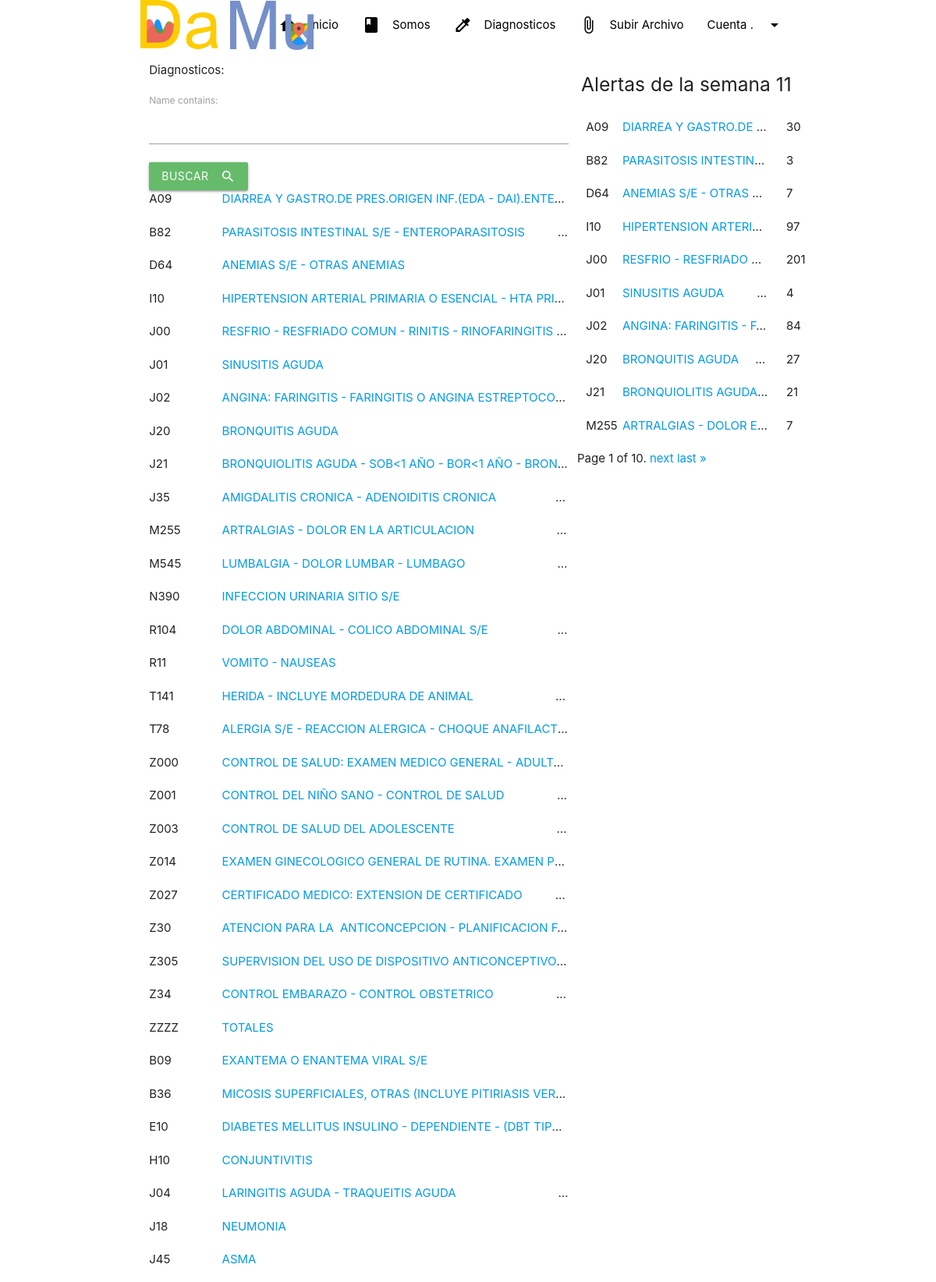
Screenshot of /diagnostics/ (signed in, upper part) with the database file from the repository.
### dataMun/models.py (models this page shows, shortened)
class Diagnostic(models.Model):
    code = models.CharField(max_length=100)
    name = models.CharField(max_length=100)

class Week(models.Model):
    week = models.IntegerField()
    year = models.IntegerField()
    spread_sheet = models.ForeignKey(SpreadSheet,on_delete=models.CASCADE,blank=True, null=True)
    creation = models.DateTimeField(auto_now_add=True)

### dataMun/views.py (the view)
# urls.py: path('diagnostics/',diagnosticsView, name="diagnostics"),
@user_passes_test(lambda u:u.is_staff)
def diagnosticsView(request):
    diagnostic_filter = DiagnosticFilter(request.GET)
    year = datetime.datetime.now().year
    weeks = Week.objects.filter(year=year)
    max_week = weeks[0]
    for week in weeks:
        if week.week > max_week.week:
            max_week = week
    diagnostics = Diagnostic.objects.all()
    diagnostic_cases = DiagnosticCases.objects.all()
    alerts = []
    diagn_cod = []
    for diagnostic in diagnostics:
        if len(alerts) != 100:
            dots =  GetAlert(diagnostic_cases, diagnostic,max_week,year)
            if dots.cases >= dots.top_rank and dots.cases != 0 and dots.week == max_week.week :
                if diagnostic.code not in diagn_cod:
                    alerts.append({'diagnostic':diagnostic,'cases':dots.cases})
                    diagn_cod.append(diagnostic.code)
        else:
            break
    alerts
    paginator = Paginator(alerts,10)
    page_number = request.GET.get('page')
    page_obj = paginator.get_page(page_number)
    context = {
        'max_week':max_week,
        'alerts':page_obj,
        'diagnostic_filter':diagnostic_filter,
    }
    return render(request, 'diagnostics.html',context)

### dataMun/script.py (called while the page is built, shortened)
def GetAlert(diagnostic_cases, diagnostic, week,year):
    diag_cases = diagnostic_cases.filter(diagnostic=diagnostic)
    average = 0
    standard_deviation = 0
    cases = 0
    n_years = 0
    year_var = 0
    f = []
    weeks = Week.objects.filter(year__lt=year,week=week.week).order_by('year')
    cases = 0
    dia = diag_cases.filter(week=week)
    for d in dia:
        cases += d.cases
    lower_rank = 0
    top_rank = 0
    if n_years != 0:
        lower_rank = average - (3.18 * standard_deviation / math.sqrt(n_years))
        top_rank = average + (3.18 * standard_deviation / math.sqrt(n_years))
    dots = DotsGraphicAverage(average,week.week, lower_rank, top_rank,cases)
    return dots

### dataMun/templates/diagnostics.html (shortened to what this page needs)
{% extends 'main.html' %}
{% load static %}
{% block content %}
<div class="section white hoverable">
    <div class="row container" >
        <div class="col s8">
            <form method="get">
                Diagnosticos:
                {{ diagnostic_filter.form.as_p }}
                <button class="btn waves-effect waves-light green lighten-1" type="submit" name="action">Buscar
                    <i class="material-icons right">search</i>
                </button>
            </form>
            <div>
                {%for i in diagnostic_filter.qs%}
                    <div class="row " >
                        <div class="col s2" >{{i.code}}</div>
                        <div class="col s10 single-line" ><a href="{% url 'diagnostic'  i.code %}">{{i.name}}</a></div>
                    </div>
                {%endfor%}
            </div>
        </div>
        <div class="col s4" >
            <div class="row center" >
            <h5>Alertas de la semana {{ max_week.week}}</h5>
            </div>
            {% for i in alerts %}
            <div class="row " >
                <div class="col s2" >{{i.diagnostic.code}}</div>
                <div class="col s9 single-line" ><a href="{% url 'diagnostic'  i.diagnostic.code %}">{{i.diagnostic.name}}</a></div>
                <div class="col s1" >{{i.cases}}</div>
            </div>
            {% endfor %}
            <div class="row left" >
                <div class="pagination">
                    <span class="step-links">
                        <span class="current">
                            Page {{ alerts.number }} of {{ alerts.paginator.num_pages }}.
                        </span>
                        {% if alerts.has_next %}
                            <a href="?page={{ alerts.next_page_number }}">next</a>
                            <a href="?page={{ alerts.paginator.num_pages }}">last &raquo;</a>
                        {% endif %}
                    </span>
                </div>
            </div>
        </div>
    </div>
</div>
{%endblock%}

### dataMun/templates/main.html (shortened to what this page needs)
{% load static %}
<!DOCTYPE html>
<html lang="en">
<head>
    <link rel="stylesheet" href="{% static 'css-m/materialize.min.css' %}">
    <link rel="stylesheet" href="{% static 'css/style.css' %}">
</head>
<body>
    {% include "navbar.html" %}
<main>
{% block content %}{% endblock %}
</main>
</body>
</html>

### dataMun/templates/navbar.html (shortened to what this page needs)
{% load static %}
{% url 'home' as home_url %}
{% url 'uploadFile' as uploadFile_url %}
{% url 'diagnostics' as diagnostics_url %}
<nav class="white nav-extended" role="navigation">
	<div class="nav-wrapper container">
		<a id="logo-container" href="{{home_url}}" class="brand-logo lack-text black-text"><img src="{% static '/media/logo.png' %}" alt="Damu" height="64px" loading="lazy"></a>
		<ul class="right hide-on-med-and-down">
			<li><a  class="black-text" href="{{home_url}}"><i class="material-icons left">home</i>Inicio</a></li>
			<li><a  class="black-text" href=""><i class="material-icons left">book</i>Somos</a></li>
			<li><a  class="black-text" href="{{diagnostics_url}}"><i class="material-icons left">colorize</i>Diagnosticos</a></li>
			<li><a  class="black-text" href="{{uploadFile_url}}"><i class="material-icons left">attach_file</i>Subir Archivo</a></li>
		    <li><a class="dropdown-trigger black-text" href="#!" data-target="dropdown2"><i class="material-icons right">arrow_drop_down</i>Cuenta                .</a></li>
        </ul>
	</div>
</nav>

### dataMun/templates/main.html (style rules this page uses)
body { display: flex; min-height: 100vh; flex-direction: column; }
main { flex: 1 0 auto; }

### dataMun/templates/diagnostics.html (style rules this page uses)
.single-line { text-overflow: ellipsis; overflow: hidden; white-space: pre; width:100% }

### rows the page displays
Diagnostic: code "A09", name "DIARREA Y GASTRO.DE PRES.ORIGEN INF.(EDA - DAI).ENTE…", diagnostic.code "A09", diagnostic.name "DIARREA Y GASTRO.DE…", cases "30"
Diagnostic: code "B82", name "PARASITOSIS INTESTINAL S/E - ENTEROPARASITOSIS…", diagnostic.code "B82", diagnostic.name "PARASITOSIS INTESTIN…", cases "3"
Diagnostic: code "D64", name "ANEMIAS S/E - OTRAS ANEMIAS", diagnostic.code "D64", diagnostic.name "ANEMIAS S/E - OTRAS…", cases "7"
Diagnostic: code "I10", name "HIPERTENSION ARTERIAL PRIMARIA O ESENCIAL - HTA PRI…", diagnostic.code "I10", diagnostic.name "HIPERTENSION ARTERI…", cases "97"
Diagnostic: code "J00", name "RESFRIO - RESFRIADO COMUN - RINITIS - RINOFARINGITIS…", diagnostic.code "J00", diagnostic.name "RESFRIO - RESFRIADO…", cases "201"
Diagnostic: code "J01", name "SINUSITIS AGUDA", diagnostic.code "J01", diagnostic.name "SINUSITIS AGUDA…", cases "4"
Diagnostic: code "J02", name "ANGINA: FARINGITIS - FARINGITIS O ANGINA ESTREPTOCO…", diagnostic.code "J02", diagnostic.name "ANGINA: FARINGITIS - F…", cases "84"
Diagnostic: code "J20", name "BRONQUITIS AGUDA", diagnostic.code "J20", diagnostic.name "BRONQUITIS AGUDA…", cases "27"
Diagnostic: code "J21", name "BRONQUIOLITIS AGUDA - SOB<1 AÑO - BOR<1 AÑO - BRON…", diagnostic.code "J21", diagnostic.name "BRONQUIOLITIS AGUDA…", cases "21"
Diagnostic: code "J35", name "AMIGDALITIS CRONICA - ADENOIDITIS CRONICA…"
Diagnostic: code "M255", name "ARTRALGIAS - DOLOR EN LA ARTICULACION…", diagnostic.code "M255", diagnostic.name "ARTRALGIAS - DOLOR E…", cases "7"
Diagnostic: code "M545", name "LUMBALGIA - DOLOR LUMBAR - LUMBAGO…"
Diagnostic: code "N390", name "INFECCION URINARIA SITIO S/E"
Diagnostic: code "R104", name "DOLOR ABDOMINAL - COLICO ABDOMINAL S/E…"
Diagnostic: code "R11", name "VOMITO - NAUSEAS"
Diagnostic: code "T141", name "HERIDA - INCLUYE MORDEDURA DE ANIMAL…"
Diagnostic: code "T78", name "ALERGIA S/E - REACCION ALERGICA - CHOQUE ANAFILACT…"
Diagnostic: code "Z000", name "CONTROL DE SALUD: EXAMEN MEDICO GENERAL - ADULT…"
Diagnostic: code "Z001", name "CONTROL DEL NIÑO SANO - CONTROL DE SALUD…"
Diagnostic: code "Z003", name "CONTROL DE SALUD DEL ADOLESCENTE…"
Diagnostic: code "Z014", name "EXAMEN GINECOLOGICO GENERAL DE RUTINA. EXAMEN P…"
Diagnostic: code "Z027", name "CERTIFICADO MEDICO: EXTENSION DE CERTIFICADO…"
Diagnostic: code "Z30", name "ATENCION PARA LA ANTICONCEPCION - PLANIFICACION F…"
Diagnostic: code "Z305", name "SUPERVISION DEL USO DE DISPOSITIVO ANTICONCEPTIVO…"
Diagnostic: code "Z34", name "CONTROL EMBARAZO - CONTROL OBSTETRICO…"
Diagnostic: code "ZZZZ", name "TOTALES"
Diagnostic: code "B09", name "EXANTEMA O ENANTEMA VIRAL S/E"
Diagnostic: code "B36", name "MICOSIS SUPERFICIALES, OTRAS (INCLUYE PITIRIASIS VER…"
Diagnostic: code "E10", name "DIABETES MELLITUS INSULINO - DEPENDIENTE - (DBT TIP…"
Diagnostic: code "H10", name "CONJUNTIVITIS"
Diagnostic: code "J04", name "LARINGITIS AGUDA - TRAQUEITIS AGUDA…"
Diagnostic: code "J18", name "NEUMONIA"
Diagnostic: code "J45", name "ASMA"
Week: week "11"

### other values shown
{{ alerts.number }} "1"
{{ alerts.paginator.num_pages }} "10"
